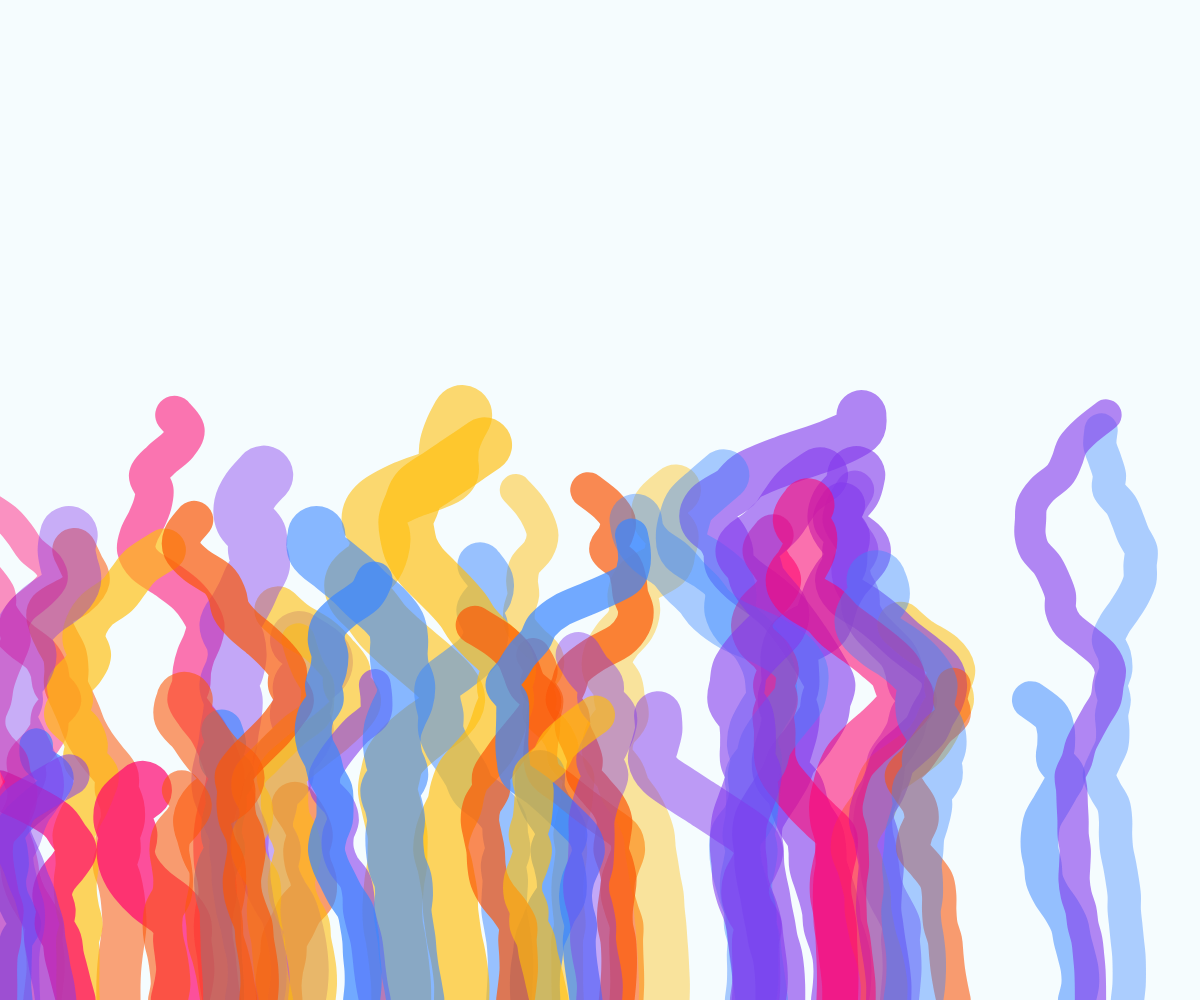
Frame 1 (no input)
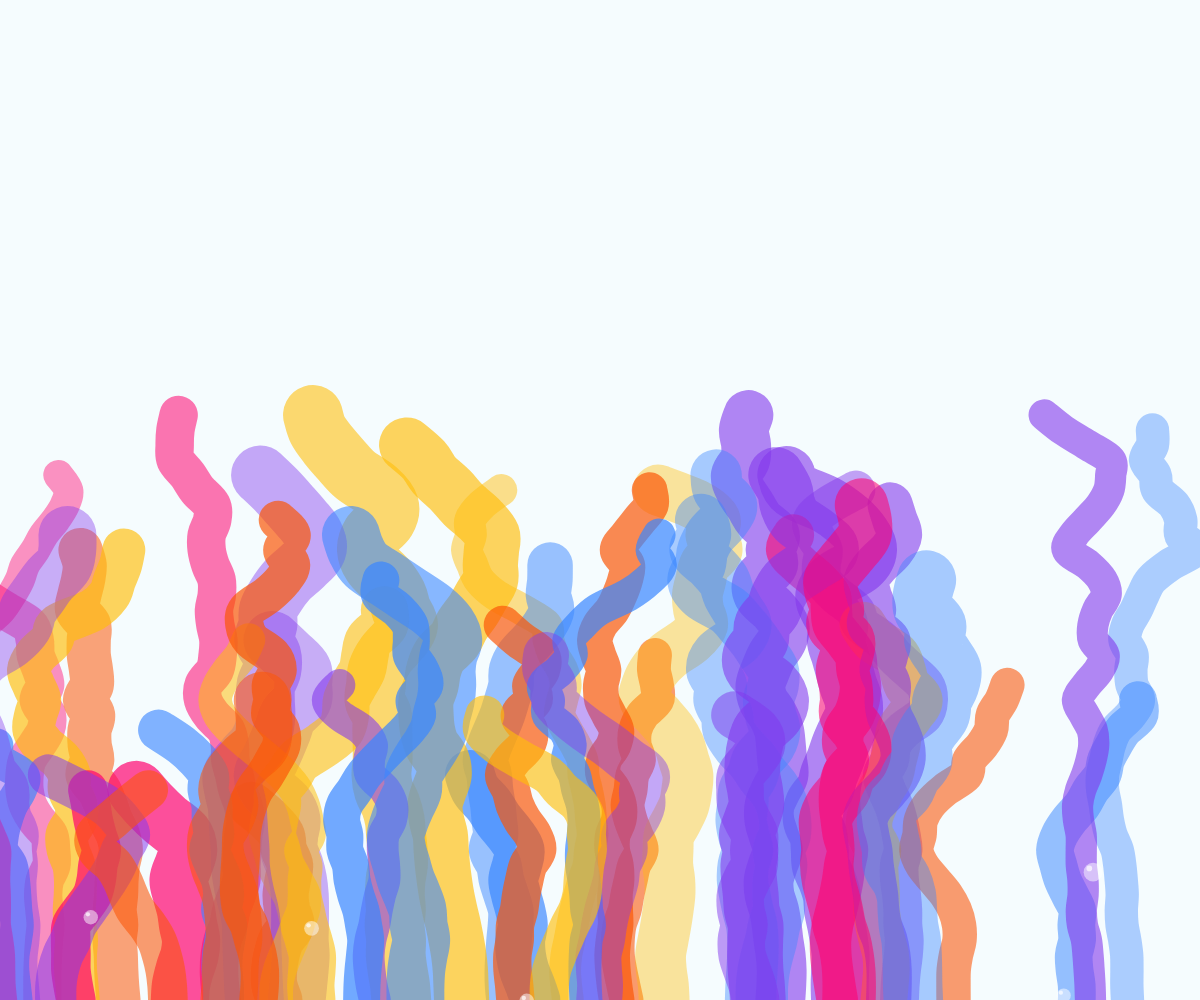
Frame 60 (no input)
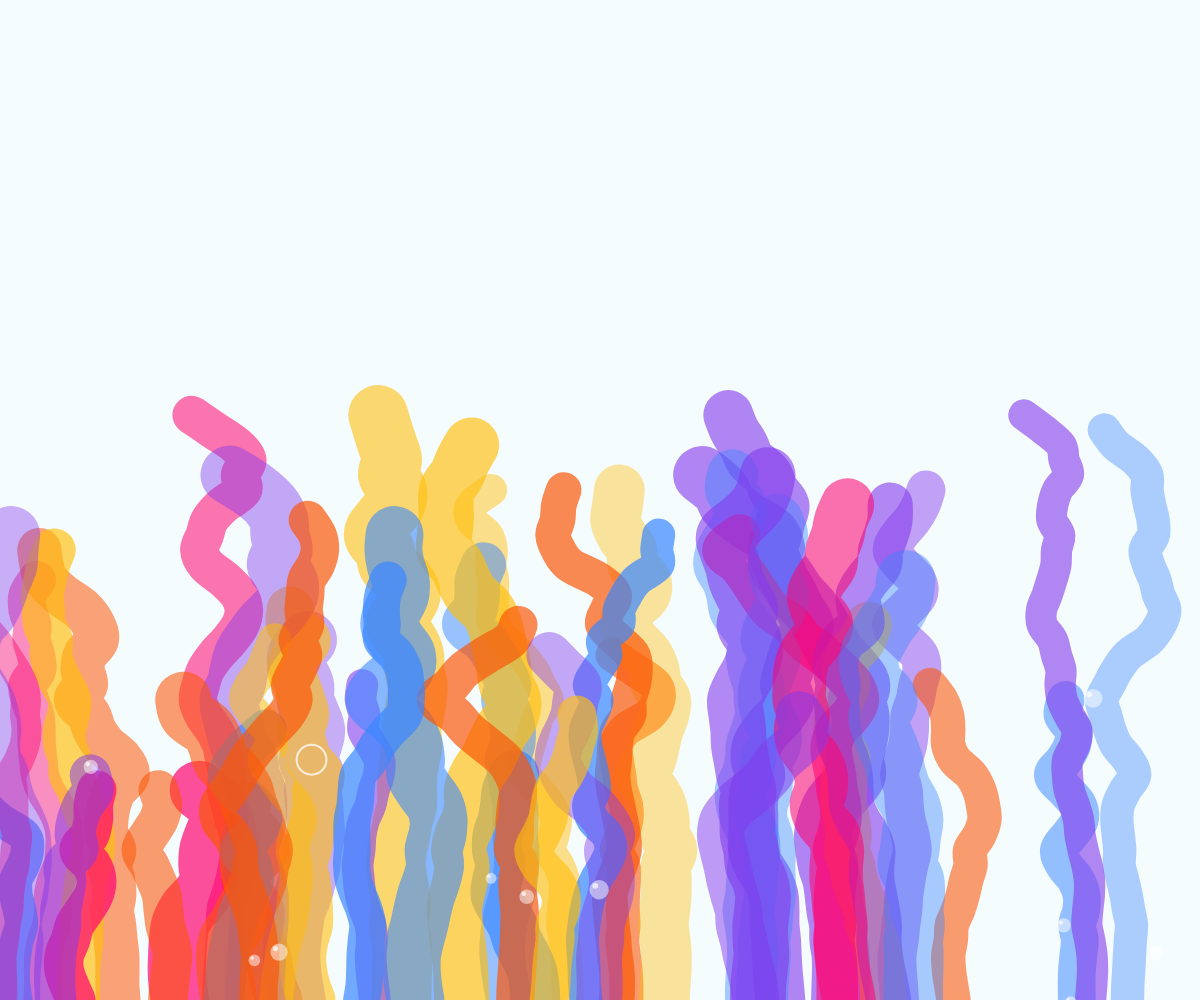
Frame 120 (the mouse pressed at the canvas centre since frame 60)

The p5.js sketch that drew these frames (run headless with seeded random() and noise() and a simulated clock; from frame 60 on, the mouse is pressed at the canvas centre):

// p5.js sketch
// ── sketch.js
let plants = [];
let bubbles = [];
const colors = ['#ffbe0b', '#fb5607', '#ff006e', '#8338ec', '#3a86ff'];

function setup() {
    // 建立全螢幕畫布
    createCanvas(windowWidth, windowHeight);
    
    // 初始化 50 根水草的資料
    for (let i = 0; i < 50; i++) {
        let baseColor = color(random(colors));
        baseColor.setAlpha(random(100, 180)); // 使用隨機透明度，增強重疊時的層次感

        plants.push({
            x: random(width),                         // x 座標位置
            rid: random(1000),                        // Noise 雜訊偏移量
            clr: baseColor,                           // [屬性] 顏色 (含透明度)
            h: random(height * 0.2, height * 0.6),    // [屬性] 高度調整
            w: random(30, 60),                        // [屬性] 粗細
            speed: random(0.01, 0.03)                 // [屬性] 搖晃頻率
        });
    }
}

function windowResized() {
    // 當視窗大小改變時，重新調整畫布大小以充滿螢幕
    resizeCanvas(windowWidth, windowHeight);
}

function draw() {
    // 設定背景顏色為 #caf0f8，RGBA 透明度約 0.2 (255 * 0.2 = 51)
    clear(); // 先清除畫布，確保透明度疊加正確
    background(202, 240, 248, 51); 
    
    // 使用標準混合模式，配合透明度產生顏色重疊效果
    blendMode(BLEND);
    
    // 將座標原點移至底部，方便繪製由下往上的水草
    translate(0, height);
    
    // 繪製每一根水草
    for (let p of plants) {
        drawSeaweed(p);
    }

    // 處理水泡邏輯
    handleBubbles();
}

function handleBubbles() {
    // 隨機產生新的水泡
    if (frameCount % 10 === 0) {
        bubbles.push({
            x: random(width),
            y: 20,                // 從底部稍微下方開始
            speed: random(1, 3),   // 上升速度
            size: random(10, 20), // 水泡大小
            popY: -random(height * 0.2, height * 0.8), // 隨機破裂高度
            popped: false,
            popTimer: 0           // 用於控制破裂動畫時間
        });
    }

    for (let i = bubbles.length - 1; i >= 0; i--) {
        let b = bubbles[i];

        if (!b.popped) {
            b.y -= b.speed; // 往上升 (y 座標變小)
            if (b.y < b.popY) b.popped = true;

            // 繪製水泡主體 (白色，透明度 0.5)
            noStroke();
            fill(255, 255, 255, 127); // 255 * 0.5 = 127
            ellipse(b.x, b.y, b.size);

            // 繪製水泡上方反光點 (白色，透明度 0.7)
            fill(255, 255, 255, 178); // 255 * 0.7 = 178
            ellipse(b.x - b.size * 0.2, b.y - b.size * 0.2, b.size * 0.3);
        } else {
            // 破裂效果：產生一個向外擴張並變透明的圓圈
            b.popTimer += 5;
            noFill();
            stroke(255, 255, 255, 255 - b.popTimer * 4);
            strokeWeight(2);
            ellipse(b.x, b.y, b.size + b.popTimer);
            
            // 動態結束後移除水泡
            if (b.popTimer > 60) bubbles.splice(i, 1);
        }
    }
}

function drawSeaweed(p) {
    noFill();
    beginShape();
        strokeWeight(p.w); // 使用陣列中的粗細屬性
        stroke(p.clr);     // 使用陣列中的顏色屬性
        strokeCap(ROUND); // 讓線條末端呈現圓角，視覺上更圓滑

        // 利用 i 控制高度，從 0 畫到該水草的高度屬性 p.h
        for (let i = 0; i <= p.h; i += 15) {
            // deltaFactor 確保水草底部固定 (0)，越往頂端搖晃幅度越大 (1)
            let deltaFactor = map(i, 0, p.h, 0, 1, true);
            // 使用 speed 屬性控制雜訊演進速度，產生不同的搖晃頻率
            let deltaX = deltaFactor * (noise(i / 150, frameCount * p.speed, p.rid) - 0.5) * 400;
            
            // 處理 curveVertex 的控制點：第一個點與最後一個點需重複呼叫
            if (i === 0) curveVertex(p.x + deltaX, -i); 
            curveVertex(p.x + deltaX, -i);
            if (i + 15 > p.h) curveVertex(p.x + deltaX, -i);
        }
    endShape();
}
